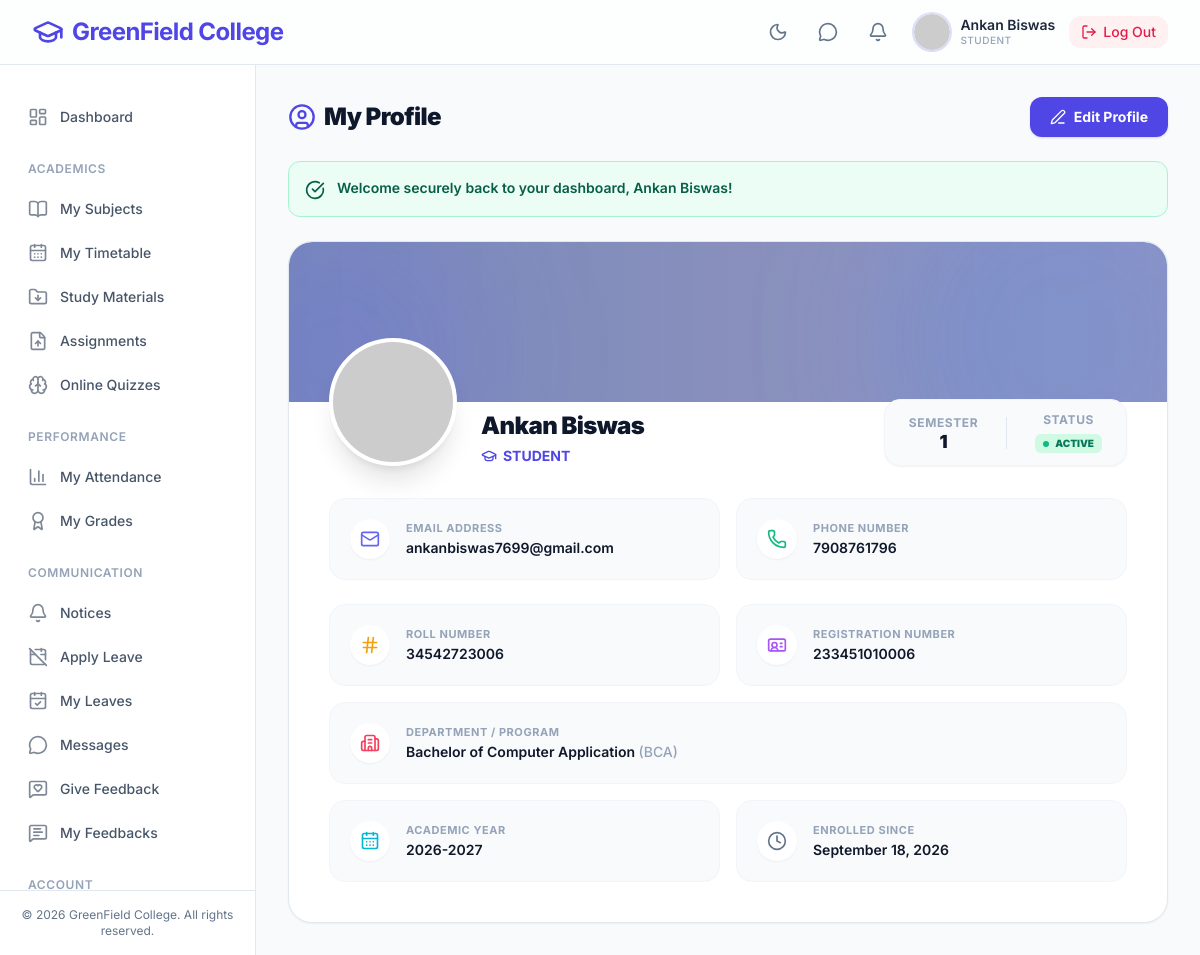
Page /views/student/view-profile.php (signed in) on the committed database.
### tables this page shows
CREATE TABLE `students` (
  `id` int(11) NOT NULL AUTO_INCREMENT,
  `name` varchar(100) NOT NULL,
  `email` varchar(100) NOT NULL,
  `password_hash` varchar(255) NOT NULL,
  `phone` varchar(20) DEFAULT NULL,
  `profile_pic` varchar(255) DEFAULT NULL,
  `department_id` int(11) NOT NULL,
  `semester_id` int(11) NOT NULL,
  `roll_number` varchar(50) NOT NULL,
  `registration_number` varchar(50) NOT NULL,
  `status` enum('ACTIVE','INACTIVE') DEFAULT 'ACTIVE',
  `created_at` timestamp NOT NULL DEFAULT current_timestamp(),
  PRIMARY KEY (`id`),
  UNIQUE KEY `email` (`email`),
  UNIQUE KEY `roll_number` (`roll_number`),
  UNIQUE KEY `registration_number` (`registration_number`),
  KEY `semester_id` (`semester_id`),
  KEY `idx_student_email` (`email`),
  KEY `idx_student_dept_sem` (`department_id`,`semester_id`),
  CONSTRAINT `students_ibfk_1` FOREIGN KEY (`department_id`) REFERENCES `departments` (`id`) ON DELETE CASCADE,
  CONSTRAINT `students_ibfk_2` FOREIGN KEY (`semester_id`) REFERENCES `semesters` (`id`) ON DELETE CASCADE
);

CREATE TABLE `semesters` (
  `id` int(11) NOT NULL AUTO_INCREMENT,
  `semester_number` int(11) NOT NULL,
  `academic_year` varchar(20) NOT NULL,
  `start_date` date DEFAULT NULL,
  `end_date` date DEFAULT NULL,
  `status` enum('ACTIVE','INACTIVE') DEFAULT 'ACTIVE',
  PRIMARY KEY (`id`),
  UNIQUE KEY `semester_number` (`semester_number`,`academic_year`)
);

CREATE TABLE `departments` (
  `id` int(11) NOT NULL AUTO_INCREMENT,
  `dept_code` varchar(20) NOT NULL,
  `dept_name` varchar(100) NOT NULL,
  `total_semesters` int(11) NOT NULL DEFAULT 8,
  `created_at` timestamp NOT NULL DEFAULT current_timestamp(),
  PRIMARY KEY (`id`),
  UNIQUE KEY `dept_code` (`dept_code`)
);

### includes/helpers.php (called while the page is built, shortened)
<?php
function get_flash_message() {
    if (isset($_SESSION['flash_message'])) {
        $msg = $_SESSION['flash_message'];
        return $msg;
    }
    return null;
}

### views/student/view-profile.php (the view, shortened to what this page needs)
<?php
require_once __DIR__ . '/../../includes/helpers.php';
$db = Database::getInstance()->getConnection();
$userId = $_SESSION['user_id'];
$stmt = $db->prepare("
    SELECT s.*, d.dept_name, d.dept_code, sem.semester_number, sem.academic_year
    FROM students s
    JOIN departments d ON s.department_id = d.id
    JOIN semesters sem ON s.semester_id = sem.id
    WHERE s.id = ?
");
$stmt->execute([$userId]);
$user = $stmt->fetch(\PDO::FETCH_ASSOC);
require_once __DIR__ . '/../../includes/header.php';
?>
<main class="flex-1 overflow-y-auto p-4 sm:p-6 lg:p-8 bg-slate-50 dark:bg-slate-900 transition-colors duration-200">
    <div class="max-w-4xl mx-auto space-y-6">
        <div class="flex flex-col sm:flex-row items-start sm:items-center justify-between gap-4">
            <h1 class="text-2xl font-black text-slate-900 dark:text-white flex items-center gap-2 tracking-tight">
                <i data-lucide="user-circle" class="w-7 h-7 text-indigo-600 dark:text-indigo-400"></i> My Profile
            </h1>
            <a href="<?= BASE_URL ?>/views/student/edit-profile.php" class="inline-flex items-center gap-2 px-5 py-2.5 bg-indigo-600 hover:bg-indigo-700 text-white rounded-xl text-sm font-bold transition-all shadow-sm shadow-indigo-600/20 hover:-translate-y-0.5 focus:ring-2 focus:ring-offset-2 focus:ring-indigo-500 dark:focus:ring-offset-slate-900">
                <i data-lucide="edit-3" class="w-4 h-4"></i> Edit Profile
            </a>
        </div>
        <?php
        $flash = get_flash_message();
        if ($flash):
            $bgClass = $flash['type'] === 'success' ? 'bg-emerald-50 text-emerald-800 border-emerald-200 dark:bg-emerald-900/30 dark:text-emerald-400 dark:border-emerald-800' : 'bg-rose-50 text-rose-800 border-rose-200 dark:bg-rose-900/30 dark:text-rose-400 dark:border-rose-800';
            $icon = $flash['type'] === 'success' ? 'check-circle' : 'alert-circle';
        ?>
            <div class="p-4 rounded-xl border flex items-start gap-3 <?= $bgClass ?> animate-in fade-in slide-in-from-top-2 duration-300">
                <i data-lucide="<?= $icon ?>" class="w-5 h-5 shrink-0 mt-0.5"></i>
                <p class="text-sm font-semibold"><?= htmlspecialchars($flash['message']) ?></p>
            </div>
        <?php endif; ?>
        <?php if (!$user): ?>
        <div class="bg-white dark:bg-slate-800 rounded-3xl p-12 text-center border border-slate-200 dark:border-slate-700 shadow-sm">
            <div class="inline-flex items-center justify-center w-20 h-20 rounded-full bg-slate-100 dark:bg-slate-700/50 text-slate-400 mb-5">
                <i data-lucide="user-x" class="w-10 h-10"></i>
            </div>
            <h3 class="text-xl font-black text-slate-900 dark:text-white mb-2">Profile Not Found</h3>
            <p class="text-sm text-slate-500 font-medium">Unable to load your profile information. Please contact administration.</p>
        </div>
        <?php else: ?>
        <div class="bg-white dark:bg-slate-800 rounded-3xl shadow-sm border border-slate-200 dark:border-slate-700 overflow-hidden group">
            <div class="h-40 bg-gradient-to-r from-blue-900/60 via-indigo-900/50 to-blue-950/60 animate-banner relative overflow-hidden backdrop-blur-2xl">
                <div class="absolute -top-24 -right-24 w-96 h-96 bg-blue-500/20 rounded-full blur-3xl transform group-hover:scale-110 transition-transform duration-1000"></div>
                <div class="absolute -bottom-24 -left-24 w-72 h-72 bg-indigo-500/20 rounded-full blur-3xl transform group-hover:-translate-y-8 transition-transform duration-1000"></div>
            </div>
            <div class="px-6 sm:px-10 pb-10">
                <div class="flex flex-col sm:flex-row items-center sm:items-end gap-6 -mt-16 mb-8 relative z-10">
                    <?php
                    $picUrl = !empty($user['profile_pic'])
                        ? BASE_URL . '/uploads/profiles/' . htmlspecialchars($user['profile_pic'])
                        : "https://ui-avatars.com/api/?name=" . urlencode($user['name']) . "&background=4f46e5&color=fff&bold=true&size=256";
                    ?>
                    <div class="relative group/avatar">
                        <img class="w-32 h-32 rounded-full object-cover border-4 border-white dark:border-slate-800 shadow-xl bg-white dark:bg-slate-800" src="<?= $picUrl ?>" alt="Profile Photo">
                    </div>
                    <div class="text-center sm:text-left flex-1 pt-2 sm:pt-0">
                        <h2 class="text-2xl font-black text-slate-900 dark:text-white tracking-tight"><?= htmlspecialchars($user['name']) ?></h2>
                        <p class="text-sm text-indigo-600 dark:text-indigo-400 font-bold mt-1 flex items-center justify-center sm:justify-start gap-1.5">
                            <i data-lucide="graduation-cap" class="w-4 h-4"></i> STUDENT
                        </p>
                    </div>
                    <div class="shrink-0 flex items-center gap-3 bg-slate-50 dark:bg-slate-900/50 p-2 rounded-2xl border border-slate-100 dark:border-slate-700/50 shadow-sm">
                        <div class="flex flex-col text-center px-4 py-1">
                            <span class="text-xs font-bold text-slate-400 uppercase tracking-wider mb-0.5">Semester</span>
                            <span class="text-lg font-black text-slate-900 dark:text-white leading-none"><?= htmlspecialchars((string) $user['semester_number']) ?></span>
                        </div>
                        <div class="flex flex-col items-center justify-center px-4 py-1">
                            <span class="text-xs font-bold text-slate-400 uppercase tracking-wider mb-1.5">Status</span>
                            <?php $statusColor = $user['status'] === 'ACTIVE' ? 'emerald' : 'rose'; ?>
                            <span class="inline-flex items-center gap-1.5 rounded-md bg-<?= $statusColor ?>-100 dark:bg-<?= $statusColor ?>-900/30 px-2 py-0.5 text-[10px] font-black text-<?= $statusColor ?>-700 dark:text-<?= $statusColor ?>-400">
                                <span class="w-1.5 h-1.5 rounded-full bg-<?= $statusColor ?>-500 <?= $user['status'] === 'ACTIVE' ? 'animate-pulse' : '' ?>"></span>
                                <?= htmlspecialchars($user['status']) ?>
                            </span>
                        </div>
                    </div>
                </div>
                <div class="grid grid-cols-1 md:grid-cols-2 gap-4">
                    <div class="md:col-span-2 grid grid-cols-1 md:grid-cols-2 gap-4 mb-2">
                        <div class="bg-slate-50 dark:bg-slate-800/50 rounded-2xl p-5 border border-slate-100 dark:border-slate-700/50 flex items-center gap-4 transition-colors hover:bg-slate-100 dark:hover:bg-slate-800">
                            <div class="w-10 h-10 rounded-full bg-white dark:bg-slate-700 flex items-center justify-center shadow-sm shrink-0">
                                <i data-lucide="mail" class="w-5 h-5 text-indigo-500"></i>
                            </div>
                            <div class="flex-1 min-w-0">
                                <p class="text-[11px] font-bold text-slate-400 uppercase tracking-wider mb-0.5">Email Address</p>
                                <p class="text-sm font-semibold text-slate-900 dark:text-white truncate"><?= htmlspecialchars($user['email']) ?></p>
                            </div>
                        </div>
                        <div class="bg-slate-50 dark:bg-slate-800/50 rounded-2xl p-5 border border-slate-100 dark:border-slate-700/50 flex items-center gap-4 transition-colors hover:bg-slate-100 dark:hover:bg-slate-800">
                            <div class="w-10 h-10 rounded-full bg-white dark:bg-slate-700 flex items-center justify-center shadow-sm shrink-0">
                                <i data-lucide="phone" class="w-5 h-5 text-emerald-500"></i>
                            </div>
                            <div class="flex-1 min-w-0">
                                <p class="text-[11px] font-bold text-slate-400 uppercase tracking-wider mb-0.5">Phone Number</p>
                                <p class="text-sm font-semibold text-slate-900 dark:text-white truncate"><?= htmlspecialchars($user['phone'] ?? 'Not provided') ?></p>
                            </div>
                        </div>
                    </div>
                    <div class="bg-slate-50 dark:bg-slate-800/50 rounded-2xl p-5 border border-slate-100 dark:border-slate-700/50 flex items-center gap-4 transition-colors hover:bg-slate-100 dark:hover:bg-slate-800">
                        <div class="w-10 h-10 rounded-full bg-white dark:bg-slate-700 flex items-center justify-center shadow-sm shrink-0">
                            <i data-lucide="hash" class="w-5 h-5 text-amber-500"></i>
                        </div>
                        <div class="flex-1 min-w-0">
                            <p class="text-[11px] font-bold text-slate-400 uppercase tracking-wider mb-0.5">Roll Number</p>
                            <p class="text-sm font-semibold text-slate-900 dark:text-white truncate"><?= htmlspecialchars($user['roll_number']) ?></p>
                        </div>
                    </div>
                    <div class="bg-slate-50 dark:bg-slate-800/50 rounded-2xl p-5 border border-slate-100 dark:border-slate-700/50 flex items-center gap-4 transition-colors hover:bg-slate-100 dark:hover:bg-slate-800">
                        <div class="w-10 h-10 rounded-full bg-white dark:bg-slate-700 flex items-center justify-center shadow-sm shrink-0">
                            <i data-lucide="id-card" class="w-5 h-5 text-purple-500"></i>
                        </div>
                        <div class="flex-1 min-w-0">
                            <p class="text-[11px] font-bold text-slate-400 uppercase tracking-wider mb-0.5">Registration Number</p>
                            <p class="text-sm font-semibold text-slate-900 dark:text-white truncate"><?= htmlspecialchars($user['registration_number']) ?></p>
                        </div>
                    </div>
                    <div class="md:col-span-2 bg-slate-50 dark:bg-slate-800/50 rounded-2xl p-5 border border-slate-100 dark:border-slate-700/50 flex items-center gap-4 transition-colors hover:bg-slate-100 dark:hover:bg-slate-800">
                        <div class="w-10 h-10 rounded-full bg-white dark:bg-slate-700 flex items-center justify-center shadow-sm shrink-0">
                            <i data-lucide="building-2" class="w-5 h-5 text-rose-500"></i>
                        </div>
                        <div class="flex-1 min-w-0">
                            <p class="text-[11px] font-bold text-slate-400 uppercase tracking-wider mb-0.5">Department / Program</p>
                            <p class="text-sm font-semibold text-slate-900 dark:text-white truncate"><?= htmlspecialchars($user['dept_name']) ?> <span class="text-slate-400 font-medium">(<?= htmlspecialchars($user['dept_code']) ?>)</span></p>
                        </div>
                    </div>
                    <div class="bg-slate-50 dark:bg-slate-800/50 rounded-2xl p-5 border border-slate-100 dark:border-slate-700/50 flex items-center gap-4 transition-colors hover:bg-slate-100 dark:hover:bg-slate-800">
                        <div class="w-10 h-10 rounded-full bg-white dark:bg-slate-700 flex items-center justify-center shadow-sm shrink-0">
                            <i data-lucide="calendar-days" class="w-5 h-5 text-cyan-500"></i>
                        </div>
                        <div class="flex-1 min-w-0">
                            <p class="text-[11px] font-bold text-slate-400 uppercase tracking-wider mb-0.5">Academic Year</p>
                            <p class="text-sm font-semibold text-slate-900 dark:text-white truncate"><?= htmlspecialchars($user['academic_year']) ?></p>
                        </div>
                    </div>
                    <div class="bg-slate-50 dark:bg-slate-800/50 rounded-2xl p-5 border border-slate-100 dark:border-slate-700/50 flex items-center gap-4 transition-colors hover:bg-slate-100 dark:hover:bg-slate-800">
                        <div class="w-10 h-10 rounded-full bg-white dark:bg-slate-700 flex items-center justify-center shadow-sm shrink-0">
                            <i data-lucide="clock" class="w-5 h-5 text-slate-500 dark:text-slate-400"></i>
                        </div>
                        <div class="flex-1 min-w-0">
                            <p class="text-[11px] font-bold text-slate-400 uppercase tracking-wider mb-0.5">Enrolled Since</p>
                            <p class="text-sm font-semibold text-slate-900 dark:text-white truncate"><?= date('F j, Y', strtotime($user['created_at'])) ?></p>
                        </div>
                    </div>
                </div>
            </div>
        </div>
        <?php endif; ?>
    </div>
</main>
<?php require_once __DIR__ . '/../../includes/footer.php'; ?>

### rows in the picture
students: name "Ankan Biswas", semester.semester_number "1", status "ACTIVE", email "ankanbiswas7699@gmail.com", phone "7908761796", roll_number "34542723006", registration_number "233451010006", department.dept_name "Bachelor of Computer Application", department.dept_code "BCA", semester.academic_year "2026-2027", created_at "September 18, 2026"

### other values in the picture
$userName "Ankan Biswas"
$roleName "STUDENT"
$link['label'] "Dashboard"
$link['label'] "ACADEMICS"
$link['label'] "My Subjects"
$link['label'] "My Timetable"
$link['label'] "Study Materials"
$link['label'] "Assignments"
$link['label'] "Online Quizzes"
$link['label'] "PERFORMANCE"
$link['label'] "My Attendance"
$link['label'] "My Grades"
$link['label'] "COMMUNICATION"
$link['label'] "Notices"
$link['label'] "Apply Leave"
